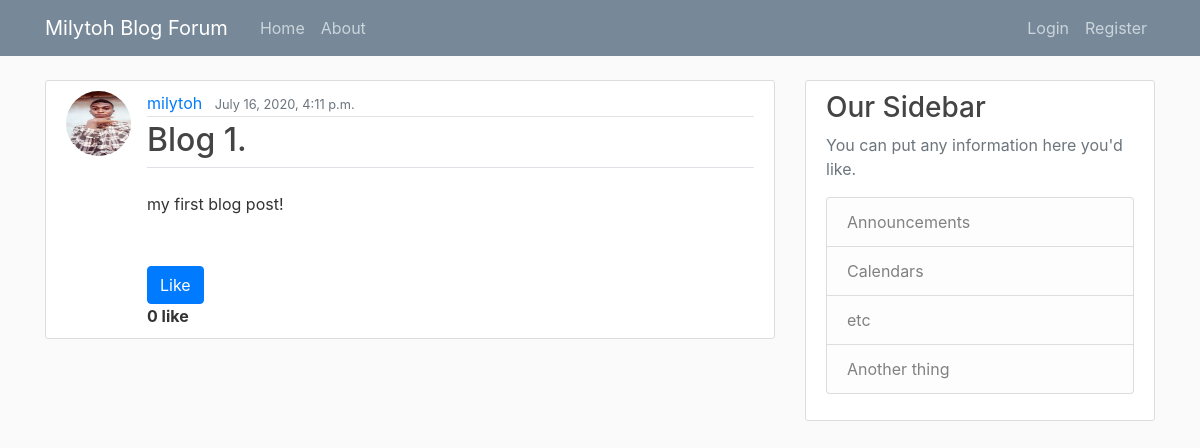
The app's page /post/1/ with its own data.
### myblog/models.py (models this page shows, shortened)
class Post(models.Model):
    title = models.CharField(max_length=100)
    content = models.TextField()
    date_posted = models.DateTimeField(default=timezone.now)
    author = models.ForeignKey(User, on_delete=models.CASCADE)
    liked = models.ManyToManyField(User, default=None, blank=True, related_name='liked')

### users/models.py (models this page shows, shortened)
class Profile(models.Model):
    user = models.OneToOneField(User, on_delete=models.CASCADE)
    image = models.ImageField(default='default.jpg', upload_to='profile_pics')

### myblog/views.py (the view)
# urls.py: path('post/<int:pk>/', PostDtailView.as_view(), name='post-detail'),
class PostDtailView(DetailView):
    model = Post

### myblog/templates/myblog/post_detail.html (shortened to what this page needs)
{% extends 'myblog/base.html'%}
{% block content %}
   <article class="media content-section">
    <a href="{{ post.author.profile.image.url}}">
     <img class="rounded-circle article-img" src="{{ object.author.profile.image.url}}">
     </a>
    <div class="media-body">
      <div class="article-metadata">
        <a class="mr-2" href="{% url 'myblog:user-posts' object.author.username %}">{{ object.author }}</a>
        <small class="text-muted">{{ object.date_posted }}</small>
      </div>
        <legend class="border-bottom mb-4">
          <h2><a class="article-title">{{ post.title }}.</a></h2>
        </legend>
      <p class="article-content">{{ object.content }}</p>
          <form action="{% url 'myblog:like-post' %}" method="POST">
          {% if user not in post.liked.all %}
             <button class="btn btn-primary" type="submit">Like </button>
          {% else %}
          <button class="btn btn-danger mt-3" style="background-color: rgb(153, 109, 109)" type="submit"> Unlike </button>
          {% endif %}
        </form>
        {% if user in post.liked.all %}
            {% if post.liked.all.count <= 1 %}
               <strong> {{post.liked.all.count}}  like</strong>
            {% else %}
               <strong> {{post.liked.all.count}}  likes </strong>
            {% endif %}
        {% else  %}
            {% if post.liked.all.count  <= 1 %}
              <strong> {{post.liked.all.count}}  like</strong>
            {% else %}
              <strong> {{post.liked.all.count}}  likes </strong>
            {% endif %}
        {% endif %}
    </div>
  </article>
{% endblock content %}

### myblog/static/myblog/main.css (style rules this page uses)
body { background: #fafafa; color: #333333; margin-top: 5rem; }
h1, h2, h3, h4, h5, h6 { color: #444444; }
.content-section { background: #ffffff; padding: 10px 20px; border: 1px solid #dddddd; border-radius: 3px; margin-bottom: 20px; }
.article-title { color: #444444; }
.article-content { white-space: pre-line; margin-bottom: 50px; }
.article-img { height: 65px; width: 65px; margin-right: 16px; }
.article-metadata { padding-bottom: 1px; margin-bottom: 4px; border-bottom: 1px solid #e3e3e3 }

### records on screen
Post: author.profile.image (picture), author "milytoh", date_posted "July 16, 2020, 4:11 p.m.", title "Blog 1", content "my first blog post!", liked.all.count "0"
